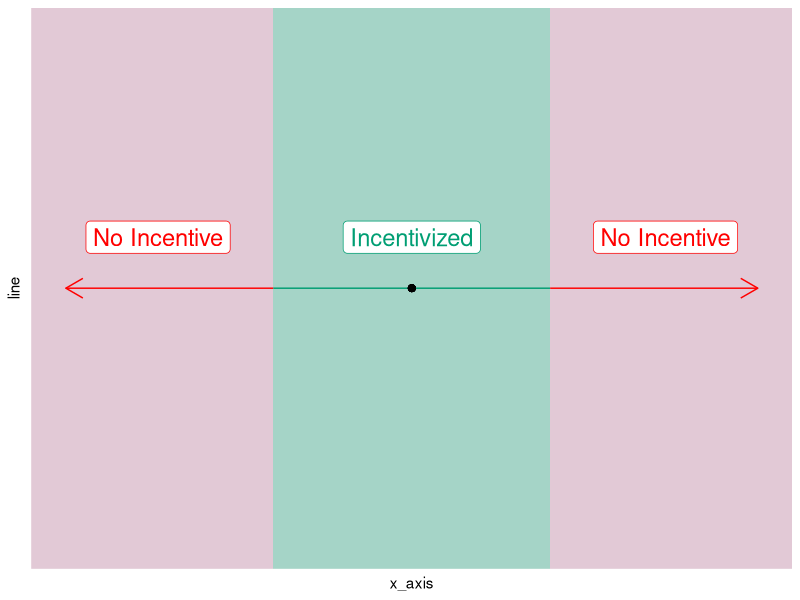

The R script that drew this image:
# the purpose of this code is to make graphs with show how senders are biased

library(tidyverse)

path_to_dir <- "/Users/samuellindquist/Library/CloudStorage/Dropbox/expert_bias/code_data" # sams mac
#path_to_dir <- "C:/Users/slindquist/Dropbox/expert_bias/code_data" # sams windows

setwd(path_to_dir)

df_len <- 5
line_pos <- 1

df <- tibble(line = c(0:4, (0:4)),
             x_axis = c(rep(1, df_len), rep(-1, df_len)))

df$x_axis_str <- as.character(df$x_axis)

green <- "#009E73"
pink <- "#CC79A7"

# biased up
ggplot(df, aes(x = x_axis, y = line, group = x_axis_str)) + 
  geom_line(alpha = 0)+
  annotate("rect", xmin = -1.2, xmax = 1.2, ymin = -Inf, ymax = Inf,
           alpha = .3,
           fill = green) + 
  annotate("rect", xmin = 1.2, xmax = Inf, ymin = -Inf, ymax = Inf,
           alpha = .3,
           fill = pink) + 
  annotate("rect", xmin = -Inf, xmax = -1.2, ymin = -Inf, ymax = Inf,
           alpha = .3,
           fill = pink) + 
  coord_cartesian(xlim = c(-3, 3), ylim = c(1.5,2.5)) + 
  theme(axis.text = element_blank(), 
        axis.ticks = element_blank(),
        panel.grid = element_blank()) + 
  annotate("segment", x = -3, xend = -1.2, y = 2, yend = 2, 
           arrow = arrow(length = unit(0.5, "cm"), ends = "first"), color = "red") + 
  annotate("segment", x = -1.2, xend = 1.2, y = 2, yend = 2, color = green) +
  annotate("segment", x = 1.2, xend = 3, y = 2, yend = 2, 
           arrow = arrow(length = unit(0.5, "cm"), ends = "last"), color = "red") +
  annotate("label", x = 0, y = 2.1, label = "Incentivized", color = green, size = 6) +
  annotate("label", x = -2.2, y = 2.1, label = "No Incentive", color = "red", size = 6) +
  annotate("label", x = 2.2, y = 2.1, label = "No Incentive", color = "red", size = 6) +
  geom_point(x = 0, y = 2 , size = 2, color = "black")








